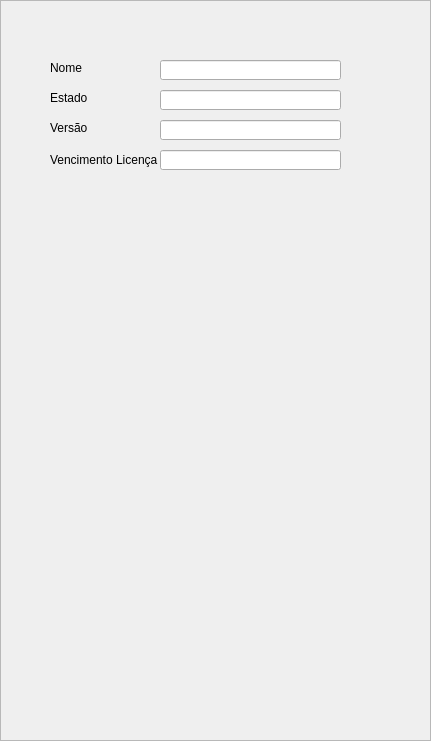
       <widget class="QFrame" name="frameApp">
        <property name="geometry">
         <rect>
          <x>860</x>
          <y>10</y>
          <width>431</width>
          <height>741</height>
         </rect>
        </property>
        <property name="frameShape">
         <enum>QFrame::StyledPanel</enum>
        </property>
        <property name="frameShadow">
         <enum>QFrame::Raised</enum>
        </property>
        <widget class="QLineEdit" name="txtAppNome">
         <property name="geometry">
          <rect>
           <x>160</x>
           <y>60</y>
           <width>181</width>
           <height>20</height>
          </rect>
         </property>
        </widget>
        <widget class="QLineEdit" name="txtAppVers">
         <property name="geometry">
          <rect>
           <x>160</x>
           <y>120</y>
           <width>181</width>
           <height>20</height>
          </rect>
         </property>
        </widget>
        <widget class="QLineEdit" name="txtAppEstado">
         <property name="geometry">
          <rect>
           <x>160</x>
           <y>90</y>
           <width>181</width>
           <height>20</height>
          </rect>
         </property>
        </widget>
        <widget class="QLabel" name="labAppNome">
         <property name="geometry">
          <rect>
           <x>50</x>
           <y>60</y>
           <width>91</width>
           <height>16</height>
          </rect>
         </property>
         <property name="text">
          <string>Nome</string>
         </property>
        </widget>
        <widget class="QLabel" name="labAppEstado">
         <property name="geometry">
          <rect>
           <x>50</x>
           <y>90</y>
           <width>91</width>
           <height>16</height>
          </rect>
         </property>
         <property name="text">
          <string>Estado</string>
         </property>
        </widget>
        <widget class="QLabel" name="labAppVers">
         <property name="geometry">
          <rect>
           <x>50</x>
           <y>120</y>
           <width>91</width>
           <height>16</height>
          </rect>
         </property>
         <property name="text">
          <string>Versão</string>
         </property>
        </widget>
        <widget class="QLineEdit" name="txtAppVenc">
         <property name="geometry">
          <rect>
           <x>160</x>
           <y>150</y>
           <width>181</width>
           <height>20</height>
          </rect>
         </property>
        </widget>
        <widget class="QLabel" name="labAppVenc">
         <property name="geometry">
          <rect>
           <x>50</x>
           <y>150</y>
           <width>111</width>
           <height>20</height>
          </rect>
         </property>
         <property name="text">
          <string>Vencimento Licença</string>
         </property>
        </widget>
       </widget>
